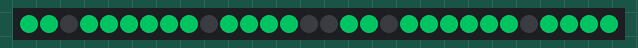
This sketch was run on a simulated ESP32. Parts: 30 RGB LEDs in strip order, left to right. Dim RGB values are drawn brighter than linear; WiFi joins after 1.5 s; servers stay silent unless stated; the strip is taken to match the declared colour order; the local clock reads 2024-03-15 10:24:30 at power-on unless the sketch sets it; what the sketch prints to the serial monitor is not drawn.

Above: at 1.6 s.
At 5.5 s:
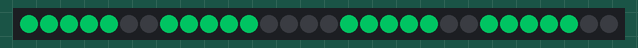
At 9.7 s:
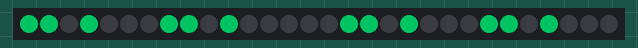
At 18.1 s:
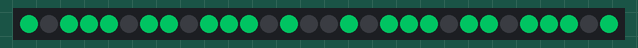
At 32.3 s:
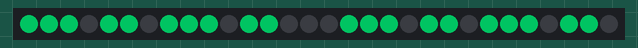
At 34.7 s:
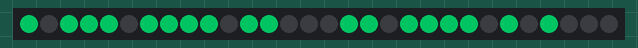

The sketch:

WS2812B_TIMER.ino
```cpp
#include <WS2812FX.h>
#include <WiFi.h>
#include <time.h>
const char* ssid = "Your Wifi SSID";
const char* password = "Your Wifi PASSWORD";
//NTP Time
int timezone = 8 * 3600;//Set Time zone ,In Taiwan is +8, so Time zone is 8 * 3600
int dst = 0;
time_t now = time(nullptr);
struct tm* p_tm = localtime(&now);
//WS2812B define
#define LED_COUNT 30
#define LED_PIN 4
#define OFF 0x000000
#define TIMER_MS 5000

WS2812FX ws2812fx = WS2812FX(LED_COUNT, LED_PIN, NEO_RGB + NEO_KHZ800);

unsigned long LightColor = 0x006633;
int Def_min = 0;
int Def_Second = 0;
int Second = 0;
int minu = 0;
int hour = 0;

//Set blink time without delay
unsigned long previousMillis = 0;
const long interval = 1000;
int DotState = false;// Dot State

bool GotTime = false;//Got NTP TIME Flag
/*
 * Control Dot ON or OFF
 */
void ShowDots(int EN)
{
  if (EN == true)
  {
    ws2812fx.setPixelColor(14, LightColor);
    ws2812fx.setPixelColor(15, LightColor);
  }
  else
  {
    ws2812fx.setPixelColor(14, OFF);
    ws2812fx.setPixelColor(15, OFF);
  }
}
/*
 * Set Number,Input which Seg and its number
 */
void ShowNumber(int SegNum, int num)
{
  int ShowSegNum = SegNum * 7;
  if (SegNum > 1)ShowSegNum += 2;
  switch (num)
  {
    case 0:
      ws2812fx.setPixelColor(0 + ShowSegNum, LightColor);
      ws2812fx.setPixelColor(1 + ShowSegNum, LightColor);
      ws2812fx.setPixelColor(2 + ShowSegNum, OFF);
      ws2812fx.setPixelColor(3 + ShowSegNum, LightColor);
      ws2812fx.setPixelColor(4 + ShowSegNum, LightColor);
      ws2812fx.setPixelColor(5 + ShowSegNum, LightColor);
      ws2812fx.setPixelColor(6 + ShowSegNum, LightColor);
      break;
    case 1:
      ws2812fx.setPixelColor(0 + ShowSegNum, OFF);
      ws2812fx.setPixelColor(1 + ShowSegNum, LightColor);
      ws2812fx.setPixelColor(2 + ShowSegNum, OFF);
      ws2812fx.setPixelColor(3 + ShowSegNum, LightColor);
      ws2812fx.setPixelColor(4 + ShowSegNum, OFF);
      ws2812fx.setPixelColor(5 + ShowSegNum, OFF);
      ws2812fx.setPixelColor(6 + ShowSegNum, OFF);
      break;
    case 2:
      ws2812fx.setPixelColor(0 + ShowSegNum, LightColor);
      ws2812fx.setPixelColor(1 + ShowSegNum, LightColor);
      ws2812fx.setPixelColor(2 + ShowSegNum, LightColor);
      ws2812fx.setPixelColor(3 + ShowSegNum, OFF);
      ws2812fx.setPixelColor(4 + ShowSegNum, LightColor);
      ws2812fx.setPixelColor(5 + ShowSegNum, LightColor);
      ws2812fx.setPixelColor(6 + ShowSegNum, OFF);
      break;
    case 3:
      ws2812fx.setPixelColor(0 + ShowSegNum, LightColor);
      ws2812fx.setPixelColor(1 + ShowSegNum, LightColor);
      ws2812fx.setPixelColor(2 + ShowSegNum, LightColor);
      ws2812fx.setPixelColor(3 + ShowSegNum, LightColor);
      ws2812fx.setPixelColor(4 + ShowSegNum, LightColor);
      ws2812fx.setPixelColor(5 + ShowSegNum, OFF);
      ws2812fx.setPixelColor(6 + ShowSegNum, OFF);
      break;
    case 4:
      ws2812fx.setPixelColor(0 + ShowSegNum, OFF);
      ws2812fx.setPixelColor(1 + ShowSegNum, LightColor);
      ws2812fx.setPixelColor(2 + ShowSegNum, LightColor);
      ws2812fx.setPixelColor(3 + ShowSegNum, LightColor);
      ws2812fx.setPixelColor(4 + ShowSegNum, OFF);
      ws2812fx.setPixelColor(5 + ShowSegNum, OFF);
      ws2812fx.setPixelColor(6 + ShowSegNum, LightColor);
      break;
    case 5:
      ws2812fx.setPixelColor(0 + ShowSegNum, LightColor);
      ws2812fx.setPixelColor(1 + ShowSegNum, OFF);
      ws2812fx.setPixelColor(2 + ShowSegNum, LightColor);
      ws2812fx.setPixelColor(3 + ShowSegNum, LightColor);
      ws2812fx.setPixelColor(4 + ShowSegNum, LightColor);
      ws2812fx.setPixelColor(5 + ShowSegNum, OFF);
      ws2812fx.setPixelColor(6 + ShowSegNum, LightColor);
      break;
    case 6:
      ws2812fx.setPixelColor(0 + ShowSegNum, LightColor);
      ws2812fx.setPixelColor(1 + ShowSegNum, OFF);
      ws2812fx.setPixelColor(2 + ShowSegNum, LightColor);
      ws2812fx.setPixelColor(3 + ShowSegNum, LightColor);
      ws2812fx.setPixelColor(4 + ShowSegNum, LightColor);
      ws2812fx.setPixelColor(5 + ShowSegNum, LightColor);
      ws2812fx.setPixelColor(6 + ShowSegNum, LightColor);
      break;
    case 7:
      ws2812fx.setPixelColor(0 + ShowSegNum, LightColor);
      ws2812fx.setPixelColor(1 + ShowSegNum, LightColor);
      ws2812fx.setPixelColor(2 + ShowSegNum, OFF);
      ws2812fx.setPixelColor(3 + ShowSegNum, LightColor);
      ws2812fx.setPixelColor(4 + ShowSegNum, OFF);
      ws2812fx.setPixelColor(5 + ShowSegNum, OFF);
      ws2812fx.setPixelColor(6 + ShowSegNum, OFF);
      break;
    case 8:
      ws2812fx.setPixelColor(0 + ShowSegNum, LightColor);
      ws2812fx.setPixelColor(1 + ShowSegNum, LightColor);
      ws2812fx.setPixelColor(2 + ShowSegNum, LightColor);
      ws2812fx.setPixelColor(3 + ShowSegNum, LightColor);
      ws2812fx.setPixelColor(4 + ShowSegNum, LightColor);
      ws2812fx.setPixelColor(5 + ShowSegNum, LightColor);
      ws2812fx.setPixelColor(6 + ShowSegNum, LightColor);
      break;
    case 9:
      ws2812fx.setPixelColor(0 + ShowSegNum, LightColor);
      ws2812fx.setPixelColor(1 + ShowSegNum, LightColor);
      ws2812fx.setPixelColor(2 + ShowSegNum, LightColor);
      ws2812fx.setPixelColor(3 + ShowSegNum, LightColor);
      ws2812fx.setPixelColor(4 + ShowSegNum, LightColor);
      ws2812fx.setPixelColor(5 + ShowSegNum, OFF);
      ws2812fx.setPixelColor(6 + ShowSegNum, LightColor);
      break;
  }
}
/*
 * Set hour and minute ,and set to Seg
 */
int TimeConvert(int hour, int minu)
{
  int hour_H = hour / 10;
  int hour_L = hour % 10;
  int min_H = minu / 10;
  int min_L = minu % 10;

  ShowNumber(3, hour_H);
  ShowNumber(2, hour_L);
  ShowNumber(1, min_H);
  ShowNumber(0, min_L);

  ws2812fx.show();
}
void setup() {

  Serial.begin(115200);
  //Wifi setting and connect
  WiFi.mode(WIFI_STA);
  WiFi.begin(ssid, password);
  while ( WiFi.status() != WL_CONNECTED ) {
    delay(500);
    Serial.print(".");
  }
  Serial.println("Wifi Connected Success!");
  Serial.print("NodeMCU IP Address : ");
  Serial.println(WiFi.localIP() );


  ws2812fx.init();
  ws2812fx.setBrightness(1000);
  ws2812fx.setSpeed(SPEED_MIN);
  ws2812fx.setColor(LightColor);
  ws2812fx.setMode(FX_MODE_BREATH);
  ws2812fx.start();

  //Get the NTP time
  configTime(timezone, dst, "pool.ntp.org", "time.nist.gov");
  Serial.println("\nWaiting for Internet time");

  Def_Second = p_tm->tm_sec;
  Def_min = p_tm->tm_min;
  Serial.print("Def_Second:");
  Serial.println(Def_Second);
  Serial.print("Def_min:");
  Serial.println(p_tm->tm_min);

  while (!GotTime) {
    configTime(timezone, dst, "pool.ntp.org", "time.nist.gov");
    now = time(nullptr);
    p_tm = localtime(&now);
    Second = p_tm->tm_sec;
    minu = p_tm->tm_min;
    Serial.print("Second:");
    Serial.println(Second);
    Serial.print("min:");
    Serial.println(p_tm->tm_min);
    if (Def_min != minu)  GotTime = true;
    else Serial.print("*");
    demo();
  }

  Serial.println("\nTime response....OK");

  minu = p_tm->tm_min;
  hour = p_tm->tm_hour;
  Serial.print(hour);
  Serial.print(":");
  Serial.println(minu);
  TimeConvert(hour, minu);
}
/*
 * Use to reconnet the NTP time
 */
void CheckTime()
{
  configTime(timezone, dst, "pool.ntp.org", "time.nist.gov");
  now = time(nullptr);
  p_tm = localtime(&now);
  Second = p_tm->tm_sec;
  minu = p_tm->tm_min;
}
/*
 * Use to demo show 0~9
 */
void demo()
{
  for (int i = 0; i < 10; i++)
  {
    ShowNumber(0, i);
    ShowNumber(1, i);
    ShowNumber(2, i);
    ShowNumber(3, i);
    ws2812fx.show();
    delay(300);
  }
}

void loop() {
  unsigned long currentMillis = millis();
  if (currentMillis - previousMillis >= interval) {
    previousMillis = currentMillis;
    Second++;
    if (Second > 59)
    {
      minu++;
      Second = 0;
    }
    if (minu > 59)
    {
      hour++;
      minu = 0;
      CheckTime();//every hour regulate the time
    }
    if (hour > 23)
    {
      hour = 0;
      minu = 0;
    }
    TimeConvert(hour, minu);
    ShowDots(DotState = !DotState);
    ws2812fx.setColor(LightColor++);
  }
  yield();
}
```
